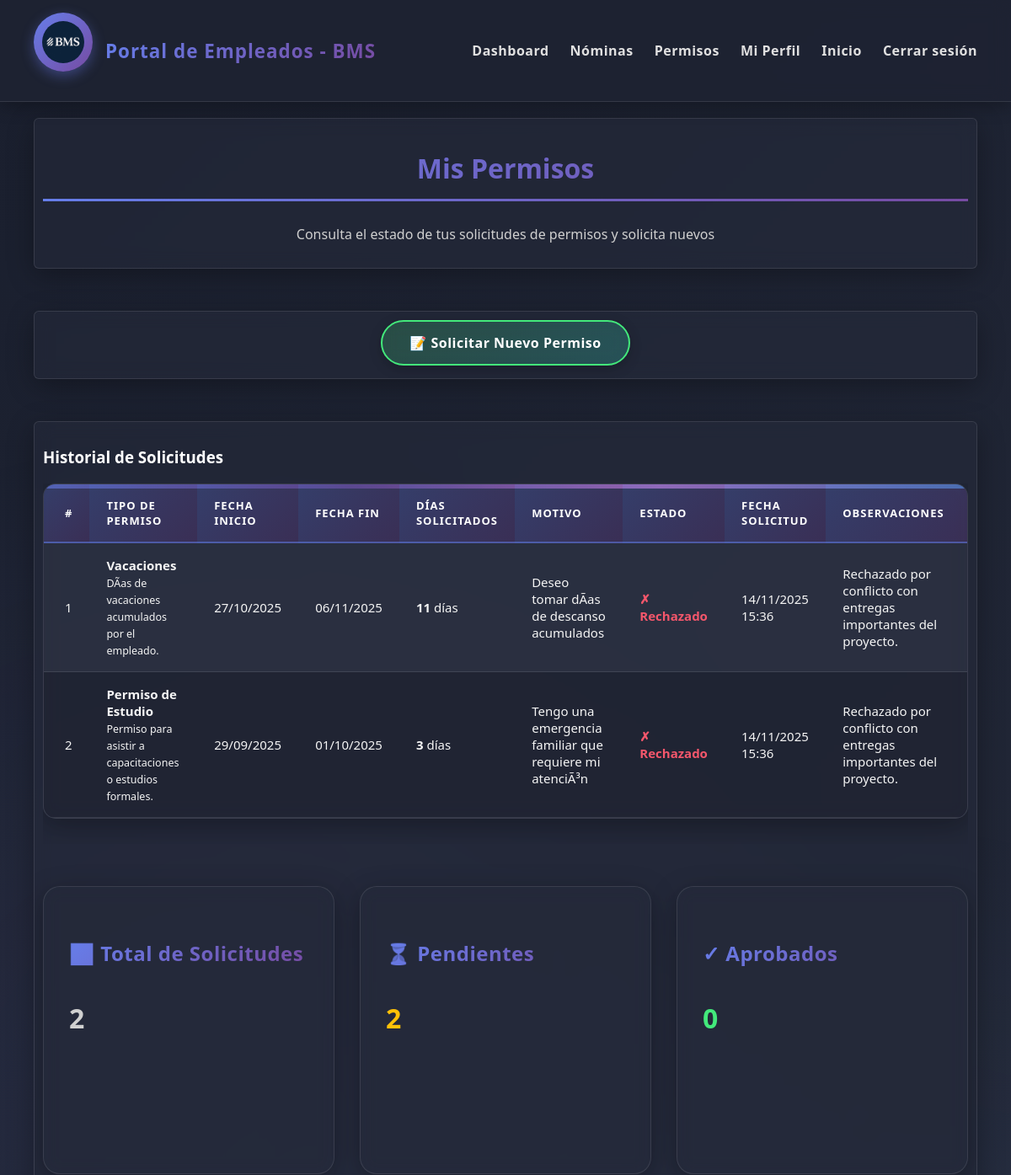
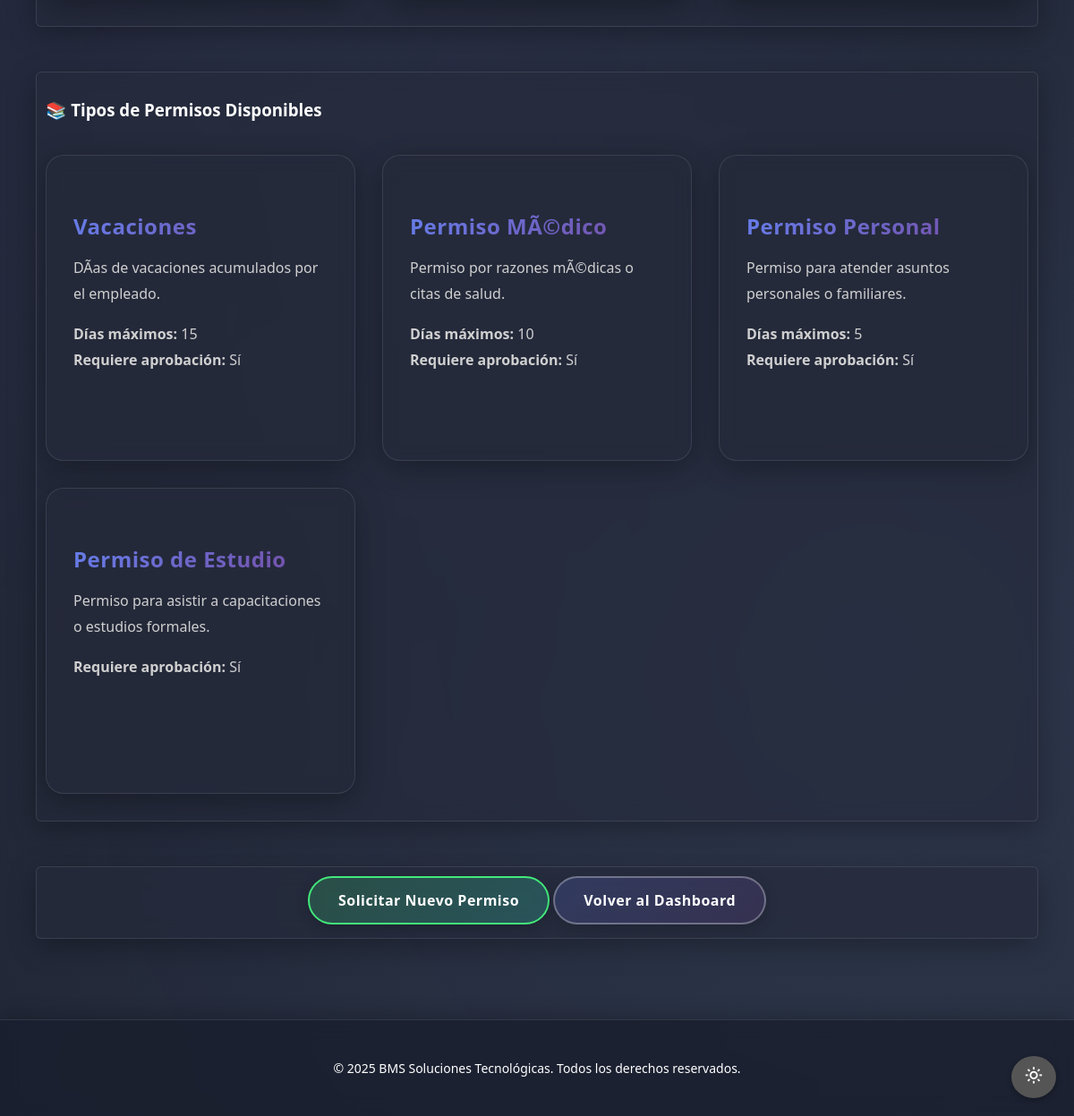
Screenshot of /empleados/permisos/ (signed in) with the database file from the repository (2 pictures, top to bottom).
### core2/models.py (models this page shows, shortened)
class Permiso(models.Model):
    ESTADO_CHOICES = [
        ('PENDIENTE', 'Pendiente'),
        ('APROBADO', 'Aprobado'),
        ('RECHAZADO', 'Rechazado'),
    ]
    empleado = models.ForeignKey(Empleado, on_delete=models.CASCADE, related_name='permisos')
    tipo_permiso = models.ForeignKey(TipoPermiso, on_delete=models.CASCADE)
    fecha_inicio = models.DateField()
    fecha_fin = models.DateField()
    motivo = models.TextField()
    estado = models.CharField(max_length=20, choices=ESTADO_CHOICES, default='PENDIENTE')
    fecha_solicitud = models.DateTimeField(auto_now_add=True)
    fecha_respuesta = models.DateTimeField(null=True, blank=True)
    observaciones = models.TextField(blank=True)
    def dias_solicitados(self):
        return (self.fecha_fin - self.fecha_inicio).days + 1

class TipoPermiso(models.Model):
    nombre = models.CharField(max_length=100, unique=True)
    descripcion = models.TextField(blank=True)
    dias_maximos = models.IntegerField(default=0, help_text="0 = ilimitado")
    requiere_aprobacion = models.BooleanField(default=True)

### core2/views.py (the view)
# urls.py: path('permisos/', views.mis_permisos, name='mis_permisos'),
@login_required
def mis_permisos(request):
    try:
        empleado = request.user.empleado
        if not empleado.datos_completados:
            return redirect('completar_datos')
        permisos = empleado.permisos.all().select_related('tipo_permiso').order_by('-fecha_solicitud')
        from core2.models import TipoPermiso
        tipos_permisos = TipoPermiso.objects.all()
        context = {
            'empleado': empleado,
            'permisos': permisos,
            'tipos_permisos': tipos_permisos,
        }
        return render(request, 'core2/mis_permisos.html', context)
    except Empleado.DoesNotExist:
        messages.error(request, 'Debes completar tu perfil primero')
        return redirect('completar_datos')

### core2/templates/core2/mis_permisos.html (shortened to what this page needs)
{% extends 'core2/base.html' %}
{% load static %}
{% block content %}
<main class="main-content">
    <section class="seccion texto-centro">
        <h2>Mis Permisos</h2>
        <p>Consulta el estado de tus solicitudes de permisos y solicita nuevos</p>
    </section>
    <section class="seccion texto-centro">
        <a href="{% url 'solicitar_permiso' %}" class="button green">📝 Solicitar Nuevo Permiso</a>
    </section>
    <section class="seccion">
        <h3>Historial de Solicitudes</h3>
        {% if permisos %}
        <div style="overflow-x: auto;">
            <table class="table table--striped table--hover">
                <tbody>
                    <tr>
                        <th>#</th>
                        <th>Tipo de Permiso</th>
                        <th>Fecha Inicio</th>
                        <th>Fecha Fin</th>
                        <th>Días Solicitados</th>
                        <th>Motivo</th>
                        <th>Estado</th>
                        <th>Fecha Solicitud</th>
                        <th>Observaciones</th>
                    </tr>
                    {% for permiso in permisos %}
                    <tr>
                        <td>{{ forloop.counter }}</td>
                        <td>
                            <strong>{{ permiso.tipo_permiso.nombre }}</strong>
                            {% if permiso.tipo_permiso.descripcion %}
                                <br><small>{{ permiso.tipo_permiso.descripcion|truncatewords:8 }}</small>
                            {% endif %}
                        </td>
                        <td>{{ permiso.fecha_inicio|date:"d/m/Y" }}</td>
                        <td>{{ permiso.fecha_fin|date:"d/m/Y" }}</td>
                        <td><strong>{{ permiso.dias_solicitados }}</strong> día{{ permiso.dias_solicitados|pluralize }}</td>
                        <td>{{ permiso.motivo|truncatewords:10 }}</td>
                        <td>
                            {% if permiso.estado == 'PENDIENTE' %}
                                <span style="color: #ffc107; font-weight: bold;">⏳ Pendiente</span>
                            {% elif permiso.estado == 'APROBADO' %}
                                <span style="color: #43e97b; font-weight: bold;">✓ Aprobado</span>
                            {% elif permiso.estado == 'RECHAZADO' %}
                                <span style="color: #f5576c; font-weight: bold;">✗ Rechazado</span>
                            {% endif %}
                        </td>
                        <td>{{ permiso.fecha_solicitud|date:"d/m/Y H:i" }}</td>
                        <td>
                            {% if permiso.observaciones %}
                                {{ permiso.observaciones|truncatewords:15 }}
                            {% else %}
                                <em style="color: #888;">-</em>
                            {% endif %}
                        </td>
                    </tr>
                    {% endfor %}
                </tbody>
            </table>
        </div>
        <div class="cards-container" style="margin-top: 30px;">
            <div class="card">
                <h4 class="card-title">📊 Total de Solicitudes</h4>
                <p class="card-content" style="font-size: 2rem; font-weight: bold;">
                    {{ permisos|length }}
                </p>
            </div>
            <div class="card">
                <h4 class="card-title">⏳ Pendientes</h4>
                <p class="card-content" style="font-size: 2rem; font-weight: bold; color: #ffc107;">
                    {{ permisos|length }}
                </p>
            </div>
            <div class="card">
                <h4 class="card-title">✓ Aprobados</h4>
                <p class="card-content" style="font-size: 2rem; font-weight: bold; color: #43e97b;">
                    0
                </p>
            </div>
        </div>
        {% endif %}
    </section>
    {% if tipos_permisos %}
    <section class="seccion">
        <h3>📚 Tipos de Permisos Disponibles</h3>
        <div class="cards-container">
            {% for tipo in tipos_permisos %}
            <div class="card">
                <h4 class="card-title">{{ tipo.nombre }}</h4>
                <p class="card-content">
                    {% if tipo.descripcion %}
                        {{ tipo.descripcion }}
                    {% else %}
                        Tipo de permiso {{ tipo.nombre|lower }}
                    {% endif %}
                </p>
                <p class="card-content">
                    {% if tipo.dias_maximos > 0 %}
                        <strong>Días máximos:</strong> {{ tipo.dias_maximos }}<br>
                    {% endif %}
                    <strong>Requiere aprobación:</strong> {% if tipo.requiere_aprobacion %}Sí{% else %}No{% endif %}
                </p>
            </div>
            {% endfor %}
        </div>
    </section>
    {% endif %}
    <section class="seccion texto-centro">
        <a href="{% url 'solicitar_permiso' %}" class="button green">Solicitar Nuevo Permiso</a>
        <a href="{% url 'dashboard_empleado' %}" class="button">Volver al Dashboard</a>
    </section>
</main>
{% endblock %}

### Static/CSS/style.css (style rules this page uses)
:root { --primary-gradient: linear-gradient(135deg, #667eea 0%, #764ba2 100%); --secondary-gradient: linear-gradient(135deg, #f093fb 0%, #f5576c 100%); --success-gradient: linear-gradient(135deg, #43e97b 0%, #38f9d7 100%); --info-gradient: linear-gradient(135deg, #4facfe 0%, #00f2fe 100%); --dark-bg: #1a1f2e; --card-bg: #252b3b; --sidebar-bg: rgba(30, 35, 50, 0.95); }
html { scroll-behavior: smooth; }
html, body { height: 100%; margin: 0; overflow-x: hidden; }
body { background: linear-gradient(135deg, #1a1f2e 0%, #252b3b 100%); color: #ffffff; min-height: 100%; margin: 0; font-family: 'Segoe UI', Tahoma, Geneva, Verdana, sans-serif; position: relative; }
body::before { content: ''; position: fixed; top: 0; left: 0; width: 100%; height: 100%; background-image: radial-gradient(circle at 20% 50%, rgba(120, 119, 198, 0.1) 0%, transparent 50%), radial-gradient(circle at 80% 80%, rgba(138, 180, 248, 0.1) 0%, transparent 50%); pointer-events: none; z-index: 0; }
.main-content { flex: 1; display: block; font-family: 'Segoe UI', Tahoma, Geneva, Verdana, sans-serif; margin-left: 0; padding: 40px; width: 100%; box-sizing: border-box; position: relative; z-index: 1; animation: fadeInUp 0.8s ease-out; }
.seccion { margin-bottom: 50px; background: rgba(37, 43, 59, 0.6); backdrop-filter: blur(10px); -webkit-backdrop-filter: blur(10px); padding: 40px; border-radius: 20px; box-shadow: 0 8px 32px rgba(0, 0, 0, 0.3); transition: all 0.3s ease; border: 1px solid rgba(255, 255, 255, 0.1); position: relative; overflow: hidden; }
.seccion::before { content: ''; position: absolute; top: -2px; left: -2px; right: -2px; bottom: -2px; background: linear-gradient(45deg, #667eea, #764ba2, #f093fb, #4facfe); border-radius: 20px; opacity: 0; transition: opacity 0.3s ease; z-index: -1; }
.seccion h2 { border-bottom: 3px solid transparent; border-image: linear-gradient(90deg, #667eea, #764ba2) 1; padding-bottom: 15px; margin-bottom: 25px; font-family: 'Segoe UI', Tahoma, Geneva, Verdana, sans-serif; font-size: 2rem; font-weight: 700; background: linear-gradient(135deg, #667eea 0%, #764ba2 100%); -webkit-background-clip: text; -webkit-text-fill-color: transparent; background-clip: text; }
.seccion p { line-height: 1.8; font-size: 16px; color: #d0d0d0; font-family: 'Segoe UI', Tahoma, Geneva, Verdana, sans-serif; }
.texto-centro { text-align: center; }
main { padding-top: 100px; }

### Static/CSS/table.css (style rules this page uses)
.table { width: 100%; border-collapse: separate; border-spacing: 0; background: rgba(37, 43, 59, 0.6); backdrop-filter: blur(10px); -webkit-backdrop-filter: blur(10px); font-family: 'Segoe UI', Tahoma, Geneva, Verdana, sans-serif; font-size: 15px; text-align: left; color: #f5f5f5; margin-bottom: 30px; border-radius: 15px; overflow: hidden; box-sizing: border-box; border: 1px solid rgba(255, 255, 255, 0.1); box-shadow: 0 8px 32px rgba(0, 0, 0, 0.3); transition: all 0.3s ease; position: relative; }
.table::before { content: ''; position: absolute; top: 0; left: 0; right: 0; height: 5px; background: linear-gradient(90deg, #667eea, #764ba2, #f093fb, #4facfe); opacity: 0.7; }
.table th, .table td { padding: 16px 20px; border-bottom: 1px solid rgba(255, 255, 255, 0.1); transition: all 0.3s ease; }
.table th { font-weight: 700; text-transform: uppercase; letter-spacing: 1px; font-size: 13px; background: linear-gradient(135deg, rgba(102, 126, 234, 0.3), rgba(118, 75, 162, 0.3)); border-bottom: 2px solid rgba(102, 126, 234, 0.5); color: #ffffff; position: relative; }
.table th::after { content: ''; position: absolute; bottom: 0; left: 0; width: 0; height: 2px; background: linear-gradient(90deg, #667eea, #764ba2); transition: width 0.3s ease; }
.table th:first-child, .table td:first-child { padding-left: 25px; }
.table th:last-child, .table td:last-child { padding-right: 25px; }
.table tbody tr { transition: all 0.3s ease; position: relative; }
.table tbody tr::before { content: ''; position: absolute; left: 0; top: 0; width: 4px; height: 100%; background: linear-gradient(135deg, #667eea, #764ba2); opacity: 0; transition: opacity 0.3s ease; }
.table--striped tbody tr:nth-child(even) { background: rgba(255, 255, 255, 0.03); }
.table--striped tbody tr:nth-child(odd) { background: rgba(0, 0, 0, 0.1); }
.table { animation: fadeInTable 0.6s ease-out; }

### core2/templates/core2/base.html (style rules this page uses)
.seccion { padding: 10px; border-radius: 6px; }

### rows the page displays
Permiso: tipo_permiso.nombre "Vacaciones", tipo_permiso.descripcion "DÃ­as de vacaciones acumulados por el empleado.", fecha_inicio "27/10/2025", fecha_fin "06/11/2025", dias_solicitados "11", motivo "Deseo tomar dÃ­as de descanso acumulados", estado "✗ Rechazado", fecha_solicitud "14/11/2025 15:36", observaciones "Rechazado por conflicto con entregas importantes del proyecto."
Permiso: tipo_permiso.nombre "Permiso de Estudio", tipo_permiso.descripcion "Permiso para asistir a capacitaciones o estudios formales.", fecha_inicio "29/09/2025", fecha_fin "01/10/2025", dias_solicitados "3", motivo "Tengo una emergencia familiar que requiere mi atenciÃ³n", estado "✗ Rechazado", fecha_solicitud "14/11/2025 15:36", observaciones "Rechazado por conflicto con entregas importantes del proyecto."
TipoPermiso: nombre "Vacaciones", descripcion "DÃ­as de vacaciones acumulados por el empleado.", dias_maximos "15", requiere_aprobacion "Sí"
TipoPermiso: nombre "Permiso MÃ©dico", descripcion "Permiso por razones mÃ©dicas o citas de salud.", dias_maximos "10", requiere_aprobacion "Sí"
TipoPermiso: nombre "Permiso Personal", descripcion "Permiso para atender asuntos personales o familiares.", dias_maximos "5", requiere_aprobacion "Sí"
TipoPermiso: nombre "Permiso de Estudio", descripcion "Permiso para asistir a capacitaciones o estudios formales.", requiere_aprobacion "Sí"

### other values shown
{{ permisos|length }} "2"
